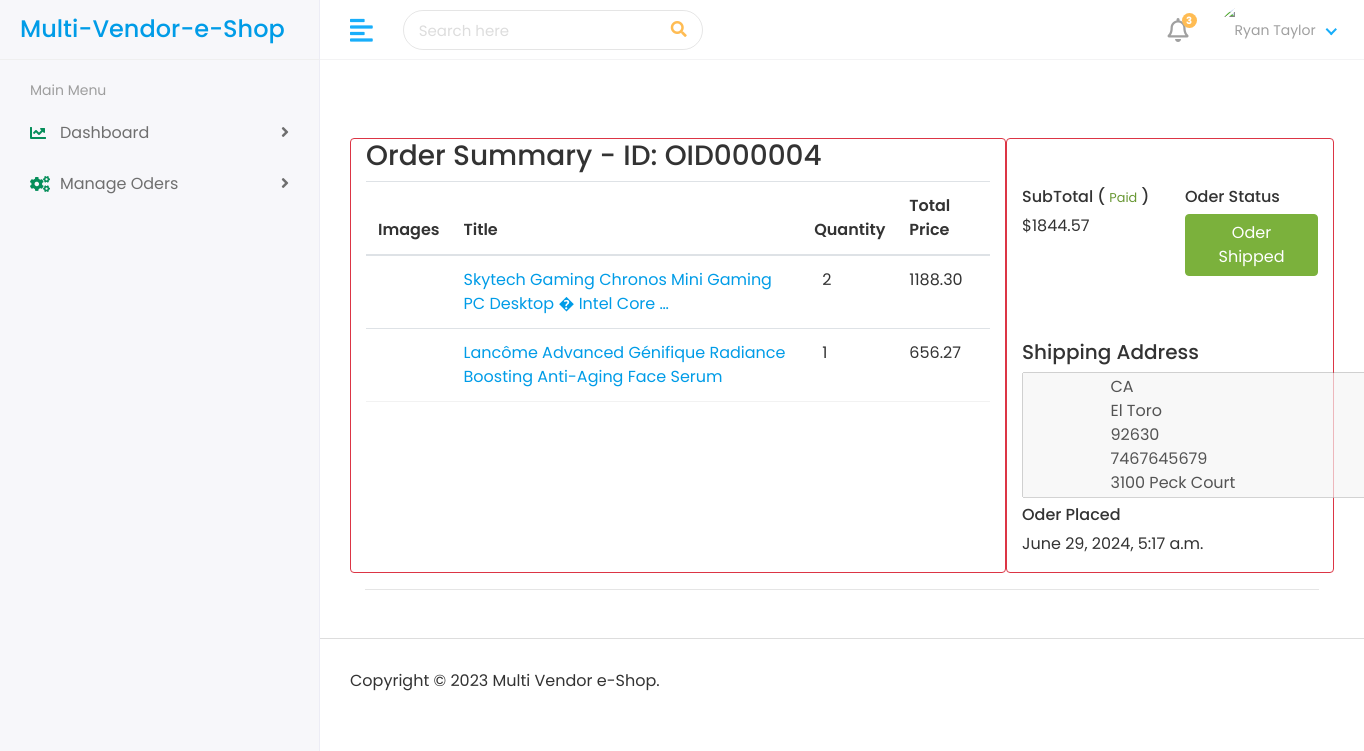
The app's page /admin-panel/completed-oder-item-list/6 (signed in), older data.
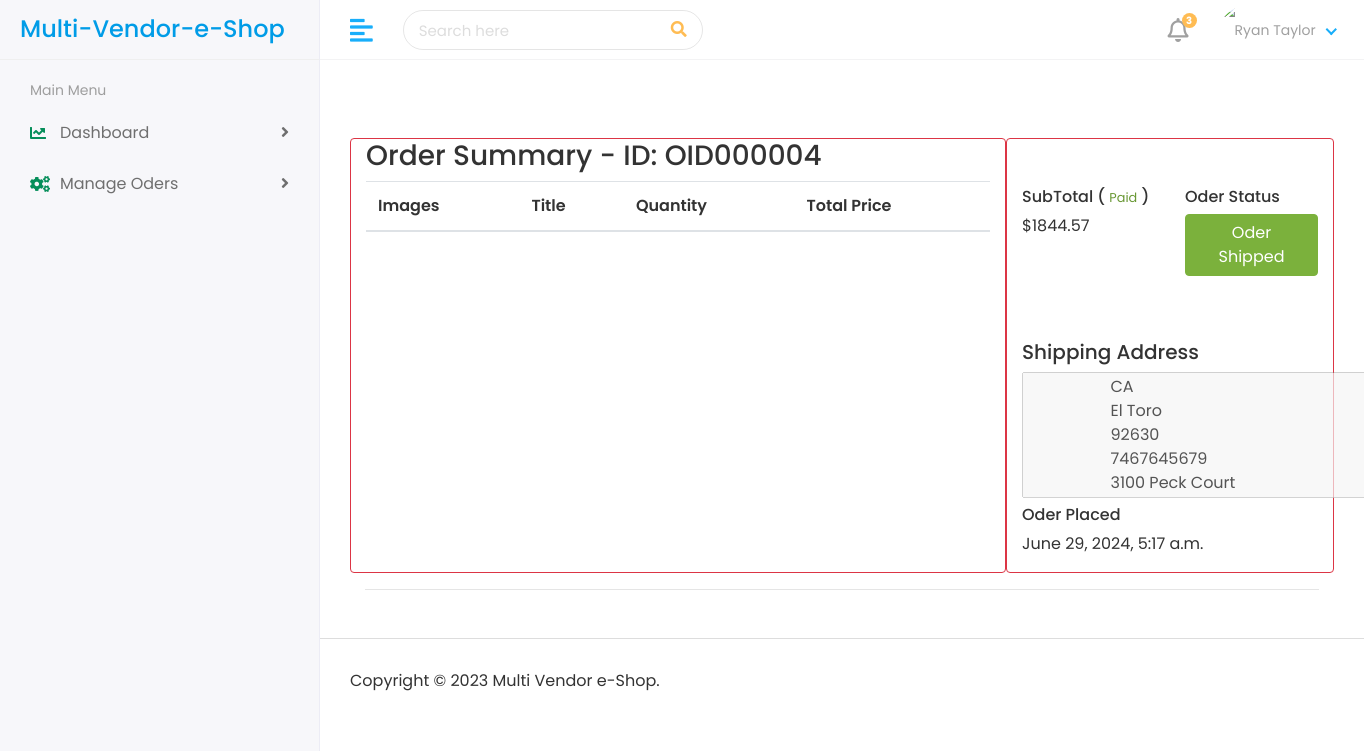
The same page, newer data.
### products/models.py (models this page shows, shortened)
class CompletedOderItems(models.Model):
    completed_oder = models.ForeignKey(
        CompletedOder, on_delete=models.CASCADE, related_name="delivered_items"
    )
    product = models.ForeignKey(Product, on_delete=models.CASCADE, related_name="delivered_product")
    quantity = models.PositiveIntegerField()
    total_price = models.FloatField()

class Product(models.Model):
    from Vendors.models import VendorStore
    title = models.CharField(max_length=300)
    slug = models.SlugField(unique=True, blank=True, max_length=250)
    regular_price = models.PositiveIntegerField()
    stoc = models.PositiveIntegerField(default=10, verbose_name="Available in Stock")
    out_of_stoc = models.BooleanField(default=False)
    discounted_parcent = models.PositiveIntegerField()
    description = RichTextField(max_length=2000)
    modle = models.CharField(max_length=50)
    categories = models.ForeignKey(Categories, on_delete=models.DO_NOTHING)
    tag = models.CharField(max_length=50, help_text="Enter your tag coma separated")
    vendor_stores = models.ForeignKey(VendorStore, on_delete=models.CASCADE, null=True, blank=True)
    details_description = RichTextField(max_length=5000,
        help_text="Details product description display in the bottom of the product Page. It's help buyer to make deceion on your product")
    created_at = models.DateTimeField(auto_now_add=True)

### AdminPanel/views.py (the view)
# urls.py: path('admin-panel/completed-oder-item-list/<int:id>', views.show_completed_oder_item_list, name='show_completed_oder_item_list'),
@login_required(login_url='user_login')
def show_completed_oder_item_list(request, id):
    completed_oder = CompletedOder.objects.get(id=id)
    oder_item_list = CompletedOderItems.objects.filter(completed_oder=completed_oder)
    context ={
        "oder_item_list":oder_item_list,
        'completed_oder':completed_oder,
        'order_number': completed_oder.oder_number
    }
    return render(request,'admin-panel/completed-oder-item-details.html', context)

### templates/admin-panel/completed-oder-item-details.html (shortened to what this page needs)
{% extends "admin-panel/admin-base.html" %}
{% block admin-body %}
<div class="container my-5">
    <div class="row">
        <div class="col-8 border rounded border-2 border-danger">
            <h3>Order Summary - ID: {{order_number}}</h3>
            <table class="table">
                <thead>
                <tr>
                    <th class="product-thumbnail">Images</th>
                    <th class="cart-product-name">Title</th>
                    <th class="product-quantity">Quantity</th>
                    <th class="product-subtotal">Total Price</th>
                </tr>
                </thead>
                <tbody>
                    {% for items in oder_item_list %}
                        <tr>
                            <td class="product-thumbnail"><a href="#"><img style="max-width: 80px; max-height: 110px;" src="{{items.product.productimage_set.first.image}}" alt=""></a></td>
                            <td class="product-name"><a href="#">{{ items.product.title|truncatewords:10 }}</a></td>
                            <td class="product-quantity">
                                <div class="d-inline-flex">
                                    <p class="mx-2 cart-quantity" id="product-quantity" >{{items.quantity}}</p>
                                </div>
                            </td>
                            <td class="product-subtotal"><p>{{items.total_price|floatformat:2}}</p></td>
                        </tr>
                {% endfor %}
                </tbody>
        </table>
        </div>
        <div class="col-4 border rounded border-2 border-danger">
            <div class="row subtotal my-5">
                <div class="col-6">
                    <h6>SubTotal ( {% if completed_oder.paid %} <small class="fw-bold text-success"> Paid</small> {% else %}<small class="fw-bold text-danger"> Due </small> {% endif %} )</h6>
                    <p>${{completed_oder.sub_total_price|floatformat:2}}</p>
                </div>
                <div class="col-6">
                    <h6>Oder Status</h6>
                    <p class='btn btn-success'>{{completed_oder.status}}</p>
                </div>
            </div>
            <div class="shipping-address">
                <h5>Shipping Address</h5>
                <textarea name="" id="" cols="30" rows="5" disabled>
                    {{completed_oder.shipping_address.state}}
                    {{completed_oder.shipping_address.city}}
                    {{completed_oder.shipping_address.zip_code}}
                    {{completed_oder.shipping_address.mobile}}
                    {{completed_oder.shipping_address.street_address}}
                </textarea>
            </div>
            <div class="oder-placed-date">
                <h6>Oder Placed</h6>
                <p>{{completed_oder.complete_date}}</p>
            </div>
        </div>
    </div>
    <hr>
</div>
{% endblock admin-body %}

Row changes from the older to the newer data that the page shows:
removed CompletedOderItems: product "Skytech Gaming Chronos Mini Gaming PC Desktop � Intel Core …", quantity "2", total_price "1188.30"
removed CompletedOderItems: product "Lancôme Advanced Génifique Radiance Boosting Anti-Aging Face Serum", quantity "1", total_price "656.27"
